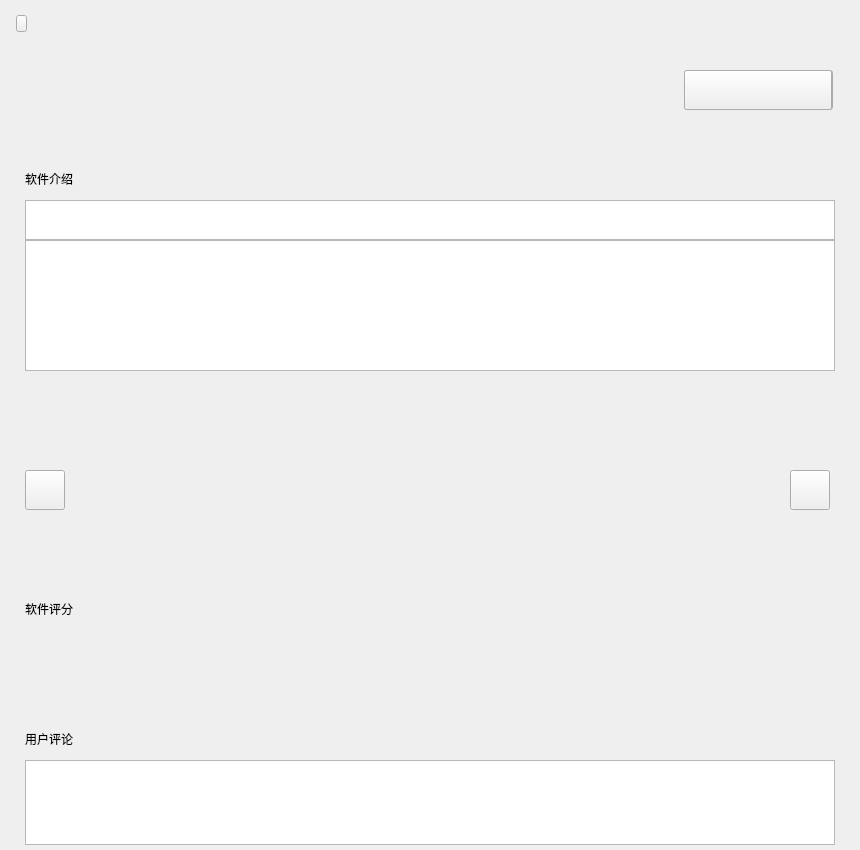
<?xml version="1.0" encoding="UTF-8"?>
<ui version="4.0">
 <class>DetailWidget</class>
 <widget class="QWidget" name="DetailWidget">
  <property name="geometry">
   <rect>
    <x>0</x>
    <y>0</y>
    <width>860</width>
    <height>850</height>
   </rect>
  </property>
  <property name="windowTitle">
   <string>Form</string>
  </property>
  <property name="styleSheet">
   <string notr="true"/>
  </property>
  <widget class="QPushButton" name="btnCloseDetail">
   <property name="geometry">
    <rect>
     <x>16</x>
     <y>15</y>
     <width>11</width>
     <height>17</height>
    </rect>
   </property>
   <property name="text">
    <string/>
   </property>
  </widget>
  <widget class="QLabel" name="icon">
   <property name="geometry">
    <rect>
     <x>25</x>
     <y>71</y>
     <width>48</width>
     <height>48</height>
    </rect>
   </property>
   <property name="text">
    <string/>
   </property>
  </widget>
  <widget class="QLabel" name="status">
   <property name="geometry">
    <rect>
     <x>55</x>
     <y>100</y>
     <width>16</width>
     <height>16</height>
    </rect>
   </property>
   <property name="text">
    <string/>
   </property>
  </widget>
  <widget class="QLabel" name="name">
   <property name="geometry">
    <rect>
     <x>95</x>
     <y>67</y>
     <width>371</width>
     <height>19</height>
    </rect>
   </property>
   <property name="text">
    <string/>
   </property>
  </widget>
  <widget class="QLabel" name="candidateVersion">
   <property name="geometry">
    <rect>
     <x>95</x>
     <y>111</y>
     <width>200</width>
     <height>18</height>
    </rect>
   </property>
   <property name="text">
    <string/>
   </property>
  </widget>
  <widget class="QLabel" name="installedVersion">
   <property name="geometry">
    <rect>
     <x>95</x>
     <y>90</y>
     <width>200</width>
     <height>18</height>
    </rect>
   </property>
   <property name="text">
    <string/>
   </property>
  </widget>
  <widget class="QLabel" name="size">
   <property name="geometry">
    <rect>
     <x>330</x>
     <y>90</y>
     <width>140</width>
     <height>18</height>
    </rect>
   </property>
   <property name="text">
    <string/>
   </property>
  </widget>
  <widget class="QLabel" name="splitText1">
   <property name="geometry">
    <rect>
     <x>25</x>
     <y>170</y>
     <width>66</width>
     <height>17</height>
    </rect>
   </property>
   <property name="text">
    <string>软件介绍</string>
   </property>
  </widget>
  <widget class="QTextEdit" name="summary">
   <property name="geometry">
    <rect>
     <x>25</x>
     <y>200</y>
     <width>810</width>
     <height>40</height>
    </rect>
   </property>
  </widget>
  <widget class="QTextEdit" name="description">
   <property name="geometry">
    <rect>
     <x>25</x>
     <y>240</y>
     <width>810</width>
     <height>131</height>
    </rect>
   </property>
  </widget>
  <widget class="QLabel" name="sshotBG">
   <property name="geometry">
    <rect>
     <x>25</x>
     <y>388</y>
     <width>810</width>
     <height>207</height>
    </rect>
   </property>
   <property name="text">
    <string/>
   </property>
  </widget>
  <widget class="QPushButton" name="btnSshotBack">
   <property name="geometry">
    <rect>
     <x>25</x>
     <y>470</y>
     <width>40</width>
     <height>40</height>
    </rect>
   </property>
   <property name="text">
    <string/>
   </property>
  </widget>
  <widget class="QPushButton" name="btnSshotNext">
   <property name="geometry">
    <rect>
     <x>790</x>
     <y>470</y>
     <width>40</width>
     <height>40</height>
    </rect>
   </property>
   <property name="text">
    <string/>
   </property>
  </widget>
  <widget class="QLabel" name="splitText3">
   <property name="geometry">
    <rect>
     <x>25</x>
     <y>730</y>
     <width>66</width>
     <height>17</height>
    </rect>
   </property>
   <property name="text">
    <string>用户评论</string>
   </property>
  </widget>
  <widget class="QListWidget" name="reviewListWidget">
   <property name="geometry">
    <rect>
     <x>25</x>
     <y>760</y>
     <width>810</width>
     <height>85</height>
    </rect>
   </property>
  </widget>
  <widget class="QPushButton" name="thumbnail">
   <property name="geometry">
    <rect>
     <x>350</x>
     <y>500</y>
     <width>1</width>
     <height>1</height>
    </rect>
   </property>
   <property name="text">
    <string/>
   </property>
  </widget>
  <widget class="QPushButton" name="sshot">
   <property name="geometry">
    <rect>
     <x>350</x>
     <y>530</y>
     <width>1</width>
     <height>1</height>
    </rect>
   </property>
   <property name="text">
    <string/>
   </property>
  </widget>
  <widget class="QLabel" name="size_install">
   <property name="geometry">
    <rect>
     <x>330</x>
     <y>111</y>
     <width>140</width>
     <height>18</height>
    </rect>
   </property>
   <property name="text">
    <string/>
   </property>
  </widget>
  <widget class="QLabel" name="gradeBG">
   <property name="geometry">
    <rect>
     <x>40</x>
     <y>630</y>
     <width>761</width>
     <height>71</height>
    </rect>
   </property>
   <property name="text">
    <string/>
   </property>
  </widget>
  <widget class="QLabel" name="splitText2">
   <property name="geometry">
    <rect>
     <x>25</x>
     <y>600</y>
     <width>66</width>
     <height>17</height>
    </rect>
   </property>
   <property name="text">
    <string>软件评分</string>
   </property>
  </widget>
  <widget class="QPushButton" name="btnUpdate">
   <property name="geometry">
    <rect>
     <x>685</x>
     <y>70</y>
     <width>148</width>
     <height>40</height>
    </rect>
   </property>
   <property name="text">
    <string/>
   </property>
  </widget>
  <widget class="QPushButton" name="btnInstall">
   <property name="geometry">
    <rect>
     <x>684</x>
     <y>70</y>
     <width>148</width>
     <height>40</height>
    </rect>
   </property>
   <property name="text">
    <string/>
   </property>
  </widget>
  <widget class="QPushButton" name="btnUninstall">
   <property name="geometry">
    <rect>
     <x>684</x>
     <y>70</y>
     <width>148</width>
     <height>40</height>
    </rect>
   </property>
   <property name="text">
    <string/>
   </property>
  </widget>
  <widget class="QLabel" name="grade">
   <property name="geometry">
    <rect>
     <x>96</x>
     <y>630</y>
     <width>41</width>
     <height>41</height>
    </rect>
   </property>
   <property name="text">
    <string/>
   </property>
   <property name="alignment">
    <set>Qt::AlignLeading|Qt::AlignLeft|Qt::AlignVCenter</set>
   </property>
  </widget>
  <widget class="QLabel" name="gradeText1">
   <property name="geometry">
    <rect>
     <x>650</x>
     <y>655</y>
     <width>66</width>
     <height>17</height>
    </rect>
   </property>
   <property name="text">
    <string/>
   </property>
  </widget>
  <widget class="QLabel" name="gradeText2">
   <property name="geometry">
    <rect>
     <x>40</x>
     <y>690</y>
     <width>151</width>
     <height>17</height>
    </rect>
   </property>
   <property name="text">
    <string/>
   </property>
   <property name="alignment">
    <set>Qt::AlignCenter</set>
   </property>
  </widget>
 </widget>
 <resources/>
 <connections/>
</ui>
